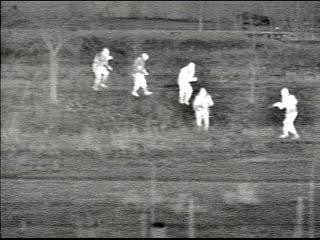
#> input picture thermal.jpg, 320 x 240 px
$ python q2.py
#> lines starting #> are read from the running program, lines starting #| are printed output that depends on the picture; after the words box and inside, x2 and y2 are one past the last pixel; in counts of white or black regions, pixels touching at a corner belong together
import cv2
import numpy as np

image = cv2.imread('thermal.jpg')
#> image is the input picture: shape (240, 320, 3); mean B, G, R 109.8, 112.6, 112
gray = cv2.cvtColor(image, cv2.COLOR_BGR2GRAY)
_, binary_image = cv2.threshold(gray, 200, 255, cv2.THRESH_BINARY)
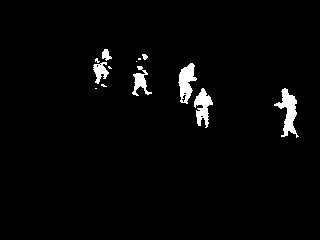
#> binary_image: shape (240, 320); 2.5% white; 13 white regions (6 under 20 px), largest, box (x1, y1, x2, y2) and area: (274, 88, 299, 138) 520, (178, 63, 197, 104) 438, (194, 88, 213, 128) 397

# closing
kernel = np.ones((9, 3), np.uint8) #kernel must be vertically bigger
filled_image = cv2.morphologyEx(binary_image, cv2.MORPH_CLOSE, kernel)
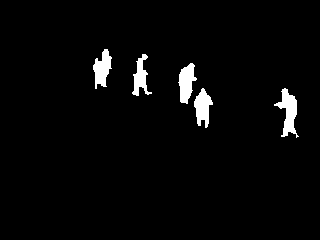
#> filled_image: shape (240, 320); 3% white; 5 white regions

#contours
contours, _ = cv2.findContours(filled_image, cv2.RETR_EXTERNAL, cv2.CHAIN_APPROX_SIMPLE)
#> contours = 5 contours; box (x1, y1, x2, y2) and area: (274, 88, 299, 138) 484, (178, 63, 197, 104) 424, (194, 88, 213, 128) 394, (93, 49, 112, 89) 392, (132, 54, 152, 96) 318

# box around each contour
for contour in contours:
    x, y, w, h = cv2.boundingRect(contour)
    cv2.rectangle(image, (x, y), (x + w, y + h), (0, 0, 255), 2)
#> this loop made 5 passes
#> (x, y, w, h) on passes 1 to 5: (274, 88, 25, 50), (194, 88, 19, 40), (178, 63, 19, 41), (132, 54, 20, 42), (93, 49, 19, 40)
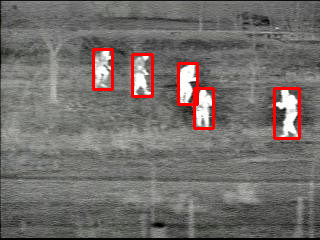
#> image: shape (240, 320, 3); 2.41% of pixels changed, all inside (x1, y1, x2, y2) = (92, 48, 301, 140)

cv2.imshow('Result', image)

cv2.waitKey(0)
cv2.destroyAllWindows()
